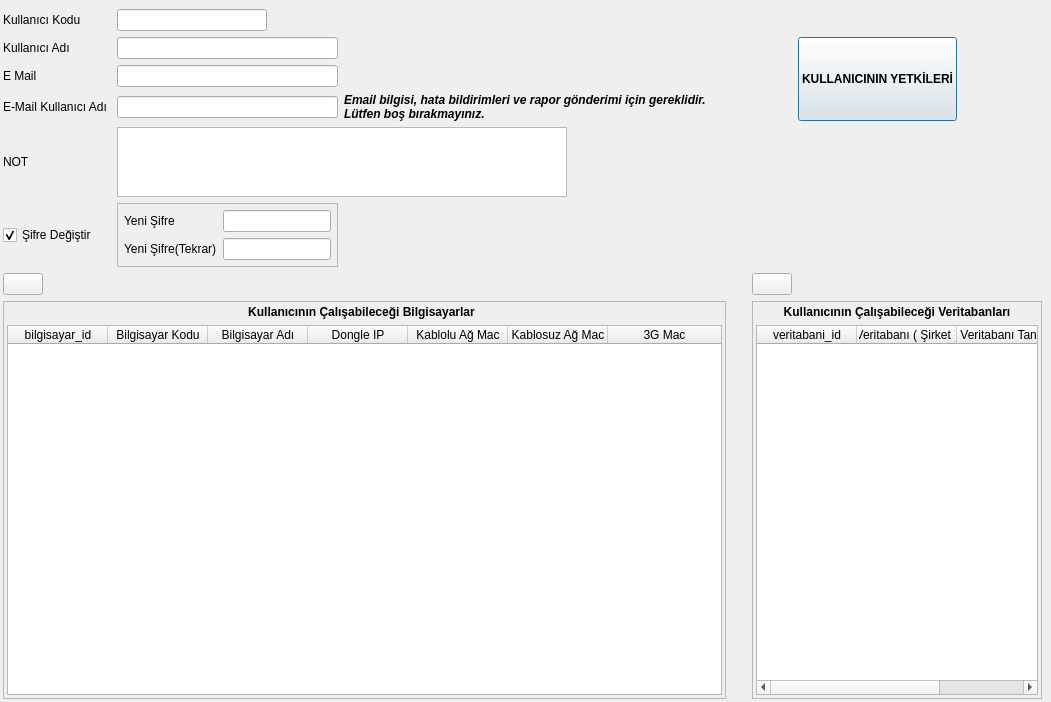
<?xml version="1.0" encoding="UTF-8"?>
<ui version="4.0">
 <class>KULLANICILAR_FORMU</class>
 <widget class="QDialog" name="KULLANICILAR_FORMU">
  <property name="geometry">
   <rect>
    <x>0</x>
    <y>0</y>
    <width>1051</width>
    <height>702</height>
   </rect>
  </property>
  <property name="sizePolicy">
   <sizepolicy hsizetype="Expanding" vsizetype="Expanding">
    <horstretch>0</horstretch>
    <verstretch>0</verstretch>
   </sizepolicy>
  </property>
  <property name="maximumSize">
   <size>
    <width>16777215</width>
    <height>16777215</height>
   </size>
  </property>
  <property name="windowTitle">
   <string>KULLANICILAR</string>
  </property>
  <layout class="QGridLayout" name="gridLayout_4" rowstretch="0,10,80" columnstretch="100,0">
   <property name="margin">
    <number>3</number>
   </property>
   <item row="0" column="0" colspan="2">
    <widget class="QWidget" name="navigation_buttons_widget" native="true">
     <property name="sizePolicy">
      <sizepolicy hsizetype="Expanding" vsizetype="Fixed">
       <horstretch>0</horstretch>
       <verstretch>0</verstretch>
      </sizepolicy>
     </property>
    </widget>
   </item>
   <item row="1" column="0">
    <layout class="QGridLayout" name="gridLayout" rowstretch="1,1,1,1,1,1" columnstretch="10,2,10,0">
     <item row="0" column="0">
      <widget class="QLabel" name="label_kullanici_kodu">
       <property name="sizePolicy">
        <sizepolicy hsizetype="Fixed" vsizetype="Fixed">
         <horstretch>0</horstretch>
         <verstretch>0</verstretch>
        </sizepolicy>
       </property>
       <property name="text">
        <string>Kullanıcı Kodu</string>
       </property>
       <property name="buddy">
        <cstring>lineEdit_kullanici_kodu</cstring>
       </property>
      </widget>
     </item>
     <item row="0" column="1">
      <widget class="QLineEdit" name="lineEdit_kullanici_kodu">
       <property name="sizePolicy">
        <sizepolicy hsizetype="Expanding" vsizetype="Fixed">
         <horstretch>0</horstretch>
         <verstretch>0</verstretch>
        </sizepolicy>
       </property>
       <property name="maximumSize">
        <size>
         <width>150</width>
         <height>16777215</height>
        </size>
       </property>
      </widget>
     </item>
     <item row="1" column="0">
      <widget class="QLabel" name="label_kullanici_adi">
       <property name="sizePolicy">
        <sizepolicy hsizetype="Fixed" vsizetype="Fixed">
         <horstretch>0</horstretch>
         <verstretch>0</verstretch>
        </sizepolicy>
       </property>
       <property name="text">
        <string>Kullanıcı Adı</string>
       </property>
       <property name="buddy">
        <cstring>lineEdit_kullanici_adi</cstring>
       </property>
      </widget>
     </item>
     <item row="1" column="1">
      <widget class="QLineEdit" name="lineEdit_kullanici_adi">
       <property name="maximumSize">
        <size>
         <width>350</width>
         <height>16777215</height>
        </size>
       </property>
      </widget>
     </item>
     <item row="2" column="0">
      <widget class="QLabel" name="label_email">
       <property name="sizePolicy">
        <sizepolicy hsizetype="Fixed" vsizetype="Fixed">
         <horstretch>0</horstretch>
         <verstretch>0</verstretch>
        </sizepolicy>
       </property>
       <property name="text">
        <string>E Mail </string>
       </property>
      </widget>
     </item>
     <item row="2" column="1">
      <widget class="QLineEdit" name="lineEdit_email">
       <property name="maximumSize">
        <size>
         <width>300</width>
         <height>16777215</height>
        </size>
       </property>
      </widget>
     </item>
     <item row="3" column="0">
      <widget class="QLabel" name="label">
       <property name="sizePolicy">
        <sizepolicy hsizetype="Fixed" vsizetype="Fixed">
         <horstretch>0</horstretch>
         <verstretch>0</verstretch>
        </sizepolicy>
       </property>
       <property name="text">
        <string>E-Mail Kullanıcı Adı </string>
       </property>
      </widget>
     </item>
     <item row="4" column="0">
      <widget class="QLabel" name="label_aciklama">
       <property name="sizePolicy">
        <sizepolicy hsizetype="Fixed" vsizetype="Fixed">
         <horstretch>0</horstretch>
         <verstretch>0</verstretch>
        </sizepolicy>
       </property>
       <property name="text">
        <string>NOT</string>
       </property>
       <property name="alignment">
        <set>Qt::AlignLeading|Qt::AlignLeft|Qt::AlignVCenter</set>
       </property>
      </widget>
     </item>
     <item row="4" column="1" colspan="2">
      <widget class="QLimitedTextEdit" name="limitedTextEdit_not">
       <property name="maximumSize">
        <size>
         <width>450</width>
         <height>70</height>
        </size>
       </property>
      </widget>
     </item>
     <item row="5" column="0">
      <widget class="QCheckBox" name="check_box_sifre">
       <property name="text">
        <string>Şifre Değiştir</string>
       </property>
       <property name="checked">
        <bool>true</bool>
       </property>
      </widget>
     </item>
     <item row="3" column="1">
      <widget class="QLineEdit" name="line_edit_email_kullanici_adi">
       <property name="maximumSize">
        <size>
         <width>300</width>
         <height>16777215</height>
        </size>
       </property>
      </widget>
     </item>
     <item row="3" column="2">
      <widget class="QLabel" name="label_2">
       <property name="sizePolicy">
        <sizepolicy hsizetype="Expanding" vsizetype="Fixed">
         <horstretch>0</horstretch>
         <verstretch>0</verstretch>
        </sizepolicy>
       </property>
       <property name="font">
        <font>
         <pointsize>9</pointsize>
         <weight>75</weight>
         <italic>true</italic>
         <bold>true</bold>
        </font>
       </property>
       <property name="text">
        <string>Email bilgisi, hata bildirimleri ve rapor gönderimi için gereklidir.
Lütfen boş bırakmayınız.</string>
       </property>
      </widget>
     </item>
     <item row="5" column="1">
      <widget class="QFrame" name="frame_sifre">
       <property name="enabled">
        <bool>true</bool>
       </property>
       <property name="sizePolicy">
        <sizepolicy hsizetype="Fixed" vsizetype="Preferred">
         <horstretch>0</horstretch>
         <verstretch>0</verstretch>
        </sizepolicy>
       </property>
       <property name="frameShape">
        <enum>QFrame::StyledPanel</enum>
       </property>
       <property name="frameShadow">
        <enum>QFrame::Raised</enum>
       </property>
       <layout class="QGridLayout" name="gridLayout_7">
        <property name="margin">
         <number>6</number>
        </property>
        <item row="0" column="1">
         <widget class="QLineEdit" name="line_edit_yeni_sifre">
          <property name="enabled">
           <bool>true</bool>
          </property>
          <property name="maximumSize">
           <size>
            <width>150</width>
            <height>16777215</height>
           </size>
          </property>
          <property name="echoMode">
           <enum>QLineEdit::Password</enum>
          </property>
         </widget>
        </item>
        <item row="1" column="1">
         <widget class="QLineEdit" name="line_edit_yeni_sifre_tekrar">
          <property name="enabled">
           <bool>true</bool>
          </property>
          <property name="maximumSize">
           <size>
            <width>150</width>
            <height>16777215</height>
           </size>
          </property>
          <property name="echoMode">
           <enum>QLineEdit::Password</enum>
          </property>
         </widget>
        </item>
        <item row="1" column="0">
         <widget class="QLabel" name="label_6">
          <property name="sizePolicy">
           <sizepolicy hsizetype="Fixed" vsizetype="Preferred">
            <horstretch>0</horstretch>
            <verstretch>0</verstretch>
           </sizepolicy>
          </property>
          <property name="text">
           <string>Yeni Şifre(Tekrar)</string>
          </property>
         </widget>
        </item>
        <item row="0" column="0">
         <widget class="QLabel" name="label_5">
          <property name="enabled">
           <bool>true</bool>
          </property>
          <property name="sizePolicy">
           <sizepolicy hsizetype="Fixed" vsizetype="Preferred">
            <horstretch>0</horstretch>
            <verstretch>0</verstretch>
           </sizepolicy>
          </property>
          <property name="text">
           <string>Yeni Şifre</string>
          </property>
         </widget>
        </item>
       </layout>
      </widget>
     </item>
     <item row="5" column="3">
      <spacer name="horizontalSpacer">
       <property name="orientation">
        <enum>Qt::Horizontal</enum>
       </property>
       <property name="sizeHint" stdset="0">
        <size>
         <width>438</width>
         <height>20</height>
        </size>
       </property>
      </spacer>
     </item>
     <item row="2" column="2">
      <spacer name="horizontalSpacer_3">
       <property name="orientation">
        <enum>Qt::Horizontal</enum>
       </property>
       <property name="sizeHint" stdset="0">
        <size>
         <width>40</width>
         <height>20</height>
        </size>
       </property>
      </spacer>
     </item>
     <item row="1" column="3" rowspan="3">
      <layout class="QGridLayout" name="gridLayout_6" columnstretch="6,2,6">
       <item row="0" column="0">
        <spacer name="horizontalSpacer_8">
         <property name="orientation">
          <enum>Qt::Horizontal</enum>
         </property>
         <property name="sizeHint" stdset="0">
          <size>
           <width>40</width>
           <height>20</height>
          </size>
         </property>
        </spacer>
       </item>
       <item row="0" column="1">
        <widget class="QPushButton" name="pushButton_yetki_ata">
         <property name="sizePolicy">
          <sizepolicy hsizetype="Minimum" vsizetype="Minimum">
           <horstretch>0</horstretch>
           <verstretch>0</verstretch>
          </sizepolicy>
         </property>
         <property name="font">
          <font>
           <weight>75</weight>
           <bold>true</bold>
          </font>
         </property>
         <property name="styleSheet">
          <string notr="true"/>
         </property>
         <property name="text">
          <string>KULLANICININ YETKİLERİ</string>
         </property>
         <property name="icon">
          <iconset>
           <normaloff>:/yonetim_icons/yonetim_kullanici_yetkileri.png</normaloff>:/yonetim_icons/yonetim_kullanici_yetkileri.png</iconset>
         </property>
         <property name="flat">
          <bool>false</bool>
         </property>
        </widget>
       </item>
       <item row="0" column="2">
        <spacer name="horizontalSpacer_4">
         <property name="orientation">
          <enum>Qt::Horizontal</enum>
         </property>
         <property name="sizeHint" stdset="0">
          <size>
           <width>40</width>
           <height>20</height>
          </size>
         </property>
        </spacer>
       </item>
      </layout>
     </item>
    </layout>
   </item>
   <item row="2" column="0">
    <layout class="QGridLayout" name="gridLayout_3" columnstretch="1,35,1,15">
     <item row="0" column="0">
      <widget class="QPushButton" name="button_bilgisayar_sec">
       <property name="sizePolicy">
        <sizepolicy hsizetype="Fixed" vsizetype="Fixed">
         <horstretch>0</horstretch>
         <verstretch>0</verstretch>
        </sizepolicy>
       </property>
       <property name="acceptDrops">
        <bool>false</bool>
       </property>
       <property name="toolTip">
        <string>Bilgisayar seçimi için tıklayınız</string>
       </property>
       <property name="text">
        <string/>
       </property>
       <property name="icon">
        <iconset>
         <normaloff>:/yonetim_icons/yonetim_bul_ikonu.png</normaloff>:/yonetim_icons/yonetim_bul_ikonu.png</iconset>
       </property>
       <property name="iconSize">
        <size>
         <width>20</width>
         <height>20</height>
        </size>
       </property>
      </widget>
     </item>
     <item row="0" column="1">
      <spacer name="horizontalSpacer_2">
       <property name="orientation">
        <enum>Qt::Horizontal</enum>
       </property>
       <property name="sizeHint" stdset="0">
        <size>
         <width>40</width>
         <height>20</height>
        </size>
       </property>
      </spacer>
     </item>
     <item row="0" column="3">
      <widget class="QPushButton" name="button_veritabani_sec">
       <property name="sizePolicy">
        <sizepolicy hsizetype="Fixed" vsizetype="Fixed">
         <horstretch>0</horstretch>
         <verstretch>0</verstretch>
        </sizepolicy>
       </property>
       <property name="acceptDrops">
        <bool>false</bool>
       </property>
       <property name="toolTip">
        <string>Veritabanı seçimi için tıklayınız</string>
       </property>
       <property name="text">
        <string/>
       </property>
       <property name="icon">
        <iconset>
         <normaloff>:/yonetim_icons/yonetim_bul_ikonu.png</normaloff>:/yonetim_icons/yonetim_bul_ikonu.png</iconset>
       </property>
       <property name="iconSize">
        <size>
         <width>20</width>
         <height>20</height>
        </size>
       </property>
      </widget>
     </item>
     <item row="1" column="0" colspan="2">
      <widget class="QFrame" name="frame">
       <property name="sizePolicy">
        <sizepolicy hsizetype="Expanding" vsizetype="Expanding">
         <horstretch>0</horstretch>
         <verstretch>0</verstretch>
        </sizepolicy>
       </property>
       <property name="frameShape">
        <enum>QFrame::StyledPanel</enum>
       </property>
       <property name="frameShadow">
        <enum>QFrame::Raised</enum>
       </property>
       <layout class="QGridLayout" name="gridLayout_5">
        <property name="margin">
         <number>3</number>
        </property>
        <item row="1" column="0" colspan="2">
         <widget class="QTableWidget" name="table_widget_bilgisayarlar">
          <property name="font">
           <font>
            <weight>50</weight>
            <bold>false</bold>
           </font>
          </property>
          <property name="verticalScrollBarPolicy">
           <enum>Qt::ScrollBarAsNeeded</enum>
          </property>
          <property name="horizontalScrollBarPolicy">
           <enum>Qt::ScrollBarAsNeeded</enum>
          </property>
          <attribute name="horizontalHeaderCascadingSectionResizes">
           <bool>false</bool>
          </attribute>
          <attribute name="horizontalHeaderMinimumSectionSize">
           <number>26</number>
          </attribute>
          <attribute name="horizontalHeaderStretchLastSection">
           <bool>true</bool>
          </attribute>
          <column>
           <property name="text">
            <string>bilgisayar_id</string>
           </property>
          </column>
          <column>
           <property name="text">
            <string>Bilgisayar Kodu</string>
           </property>
          </column>
          <column>
           <property name="text">
            <string>Bilgisayar Adı</string>
           </property>
          </column>
          <column>
           <property name="text">
            <string>Dongle IP</string>
           </property>
          </column>
          <column>
           <property name="text">
            <string>Kablolu Ağ Mac</string>
           </property>
          </column>
          <column>
           <property name="text">
            <string>Kablosuz Ağ Mac</string>
           </property>
          </column>
          <column>
           <property name="text">
            <string>3G Mac</string>
           </property>
          </column>
         </widget>
        </item>
        <item row="0" column="0">
         <widget class="QLabel" name="label_3">
          <property name="sizePolicy">
           <sizepolicy hsizetype="Expanding" vsizetype="Fixed">
            <horstretch>0</horstretch>
            <verstretch>0</verstretch>
           </sizepolicy>
          </property>
          <property name="font">
           <font>
            <weight>75</weight>
            <bold>true</bold>
           </font>
          </property>
          <property name="text">
           <string>Kullanıcının Çalışabileceği Bilgisayarlar</string>
          </property>
          <property name="alignment">
           <set>Qt::AlignCenter</set>
          </property>
         </widget>
        </item>
       </layout>
      </widget>
     </item>
     <item row="1" column="2">
      <spacer name="horizontalSpacer_5">
       <property name="orientation">
        <enum>Qt::Horizontal</enum>
       </property>
       <property name="sizeHint" stdset="0">
        <size>
         <width>40</width>
         <height>20</height>
        </size>
       </property>
      </spacer>
     </item>
     <item row="1" column="3">
      <widget class="QFrame" name="frame_2">
       <property name="sizePolicy">
        <sizepolicy hsizetype="Expanding" vsizetype="Expanding">
         <horstretch>0</horstretch>
         <verstretch>0</verstretch>
        </sizepolicy>
       </property>
       <property name="frameShape">
        <enum>QFrame::StyledPanel</enum>
       </property>
       <property name="frameShadow">
        <enum>QFrame::Raised</enum>
       </property>
       <layout class="QGridLayout" name="gridLayout_2">
        <property name="margin">
         <number>3</number>
        </property>
        <item row="1" column="0">
         <widget class="QTableWidget" name="table_widget_veritabanlari">
          <property name="sizePolicy">
           <sizepolicy hsizetype="Expanding" vsizetype="Expanding">
            <horstretch>0</horstretch>
            <verstretch>0</verstretch>
           </sizepolicy>
          </property>
          <property name="font">
           <font>
            <weight>50</weight>
            <bold>false</bold>
           </font>
          </property>
          <attribute name="horizontalHeaderStretchLastSection">
           <bool>true</bool>
          </attribute>
          <column>
           <property name="text">
            <string>veritabani_id</string>
           </property>
          </column>
          <column>
           <property name="text">
            <string>Veritabanı ( Şirket )</string>
           </property>
          </column>
          <column>
           <property name="text">
            <string>Veritabanı Tanımı</string>
           </property>
          </column>
         </widget>
        </item>
        <item row="0" column="0">
         <widget class="QLabel" name="label_4">
          <property name="sizePolicy">
           <sizepolicy hsizetype="Expanding" vsizetype="Fixed">
            <horstretch>0</horstretch>
            <verstretch>0</verstretch>
           </sizepolicy>
          </property>
          <property name="font">
           <font>
            <weight>75</weight>
            <bold>true</bold>
           </font>
          </property>
          <property name="text">
           <string>Kullanıcının Çalışabileceği Veritabanları</string>
          </property>
          <property name="alignment">
           <set>Qt::AlignCenter</set>
          </property>
         </widget>
        </item>
       </layout>
      </widget>
     </item>
    </layout>
   </item>
  </layout>
 </widget>
 <customwidgets>
  <customwidget>
   <class>QLimitedTextEdit</class>
   <extends>QTextEdit</extends>
   <header>QLimitedTextEdit.h</header>
  </customwidget>
 </customwidgets>
 <tabstops>
  <tabstop>lineEdit_kullanici_kodu</tabstop>
  <tabstop>lineEdit_kullanici_adi</tabstop>
  <tabstop>lineEdit_email</tabstop>
  <tabstop>line_edit_email_kullanici_adi</tabstop>
  <tabstop>limitedTextEdit_not</tabstop>
  <tabstop>check_box_sifre</tabstop>
  <tabstop>button_bilgisayar_sec</tabstop>
  <tabstop>button_veritabani_sec</tabstop>
  <tabstop>table_widget_bilgisayarlar</tabstop>
  <tabstop>table_widget_veritabanlari</tabstop>
 </tabstops>
 <resources>
  <include location="yonetim_icons.qrc"/>
 </resources>
 <connections/>
</ui>
